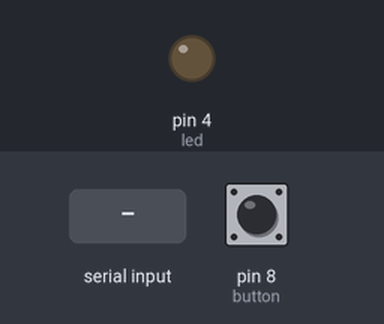
Simulated run of this sketch. Board: Arduino Uno, built with avr-gcc and run on an emulated ATmega328P. Parts: output pins drawn as LEDs (lit = HIGH). Inputs (shaded band) come from the test bench; at power-on: pin 8 (button) HIGH. What the sketch prints to the serial monitor is not drawn.

Above: at 1.2 s.
1.3 s: "1" received over Serial
At 1.6 s:
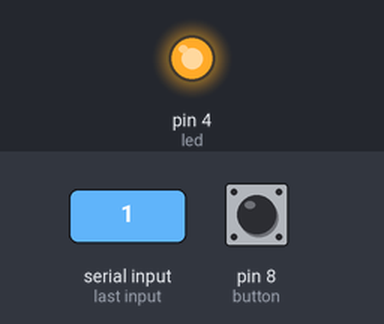
2.8 s: "0" received over Serial
At 3.9 s:
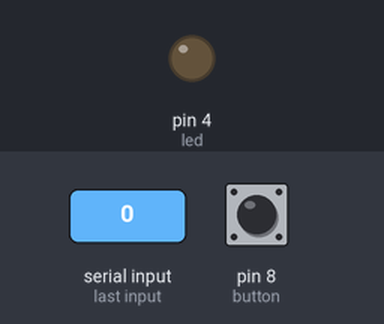
Timing chart, 0 to 5.8 s (numbered marks = the images above; inputs shaded):
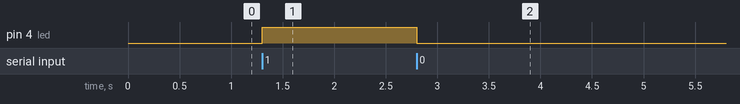

The sketch:

Giao_tiep_UART_giua_2_Arduino.ino
```cpp
int button = 8, led = 4;
void setup()
{
	pinMode(button, INPUT_PULLUP);
	pinMode(led, OUTPUT);
	digitalWrite(led, LOW);

	Serial.begin(9600);
}

void Giao_tiep_UART_giua_2_Arduino()
{
	if(Serial.available())
	{
		char data_rcvd = Serial.read();

		if(data_rcvd == '1')
			digitalWrite(led, HIGH);
		if(data_rcvd == '0')
			digitalWrite(led, LOW);
	}
	if(digitalRead(8) == LOW)
		Serial.write('0');
	else
		Serial.write('1');
}

void loop()
{
	Giao_tiep_UART_giua_2_Arduino();
}
```

Measured:
- after the input at 1.3 s, pin 4 (led): LOW → HIGH at once
- after the input at 2.8 s, pin 4 (led): HIGH → LOW at once
